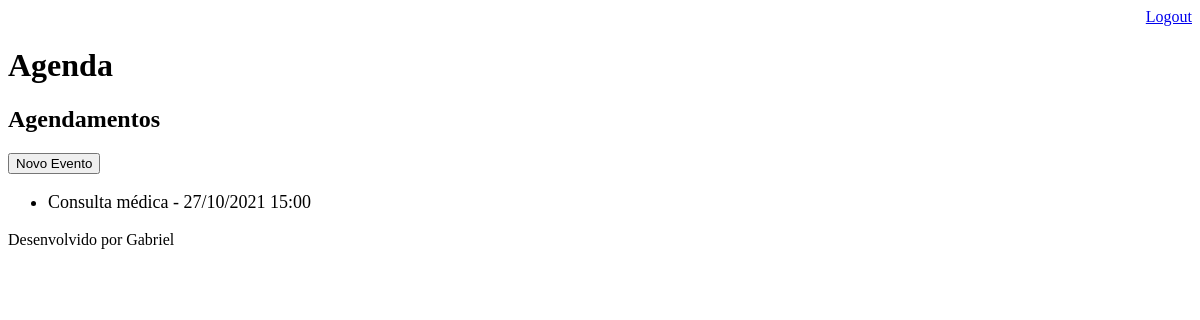
The app's page /agenda/ (signed in), older data.
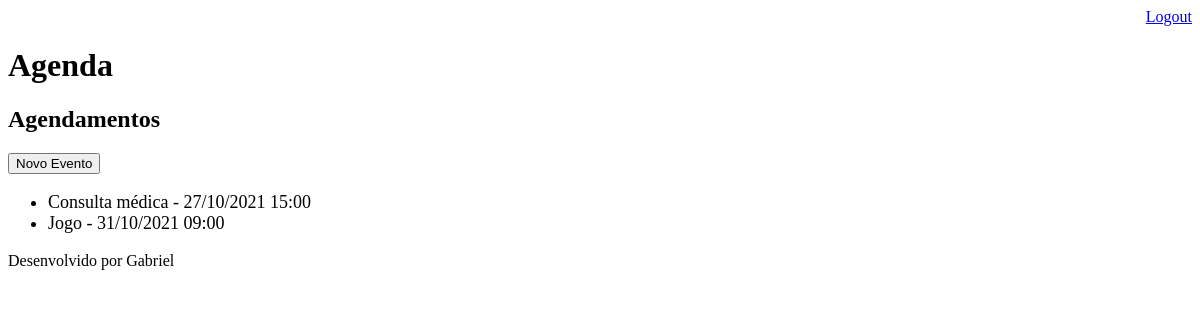
The same page, newer data.
### core/models.py (models this page shows, shortened)
class Evento(models.Model):
    titulo = models.CharField(max_length=100)
    descricao = models.TextField(blank=True, null=True)
    data = models.DateTimeField(verbose_name='Data do Evento')
    datacriacao = models.DateTimeField(auto_now=True, verbose_name='Data de Criação')
    usuario = models.ForeignKey(User, on_delete=models.CASCADE, verbose_name='Usuário')
    local = models.CharField(max_length=100, null=True)
    class Meta:
        db_table = 'evento'
    def get_data(self):
        return self.data.strftime('%d/%m/%Y %H:%M')

### core/views.py (the view)
# urls.py: path('agenda/', views.lista_eventos),
@login_required(login_url='/login/')
def lista_eventos(request):
    usuario = request.user
    eventos = Evento.objects.filter(usuario=usuario)
    dados = {'eventos': eventos}
    return render(request, 'agenda.html', dados)

### templates/agenda.html
{% extends "model-page.html" %}
{% block content %}
    <h2>Agendamentos</h2>
    <a href="evento/">
        <button type="button">Novo Evento</button>
    </a>
    <ul style="font-size: 18px">
    {% for evento in eventos %}
        <li> {{ evento.titulo }} - {{ evento.get_data }}</li>
    {% endfor %}
    </ul>
{% endblock %}

Row changes from the older to the newer data that the page shows:
added Evento: titulo "Jogo", get_data "31/10/2021 09:00"
